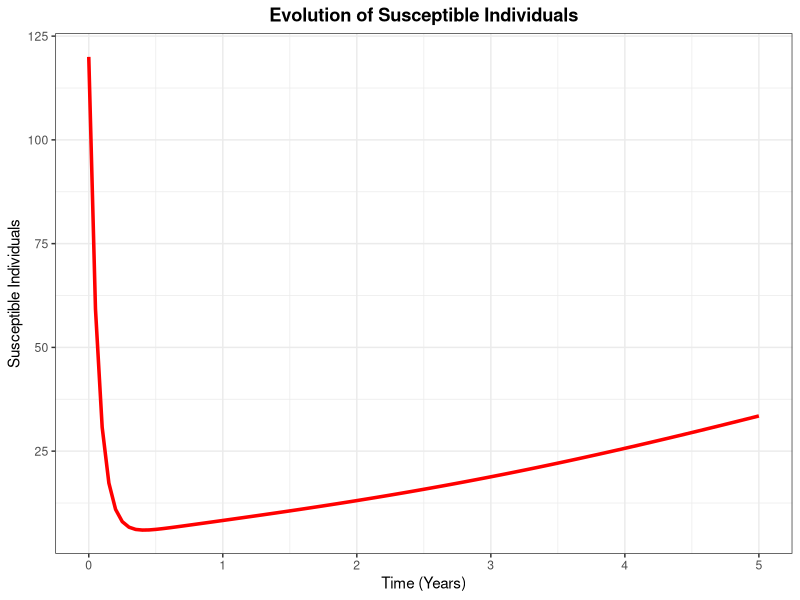
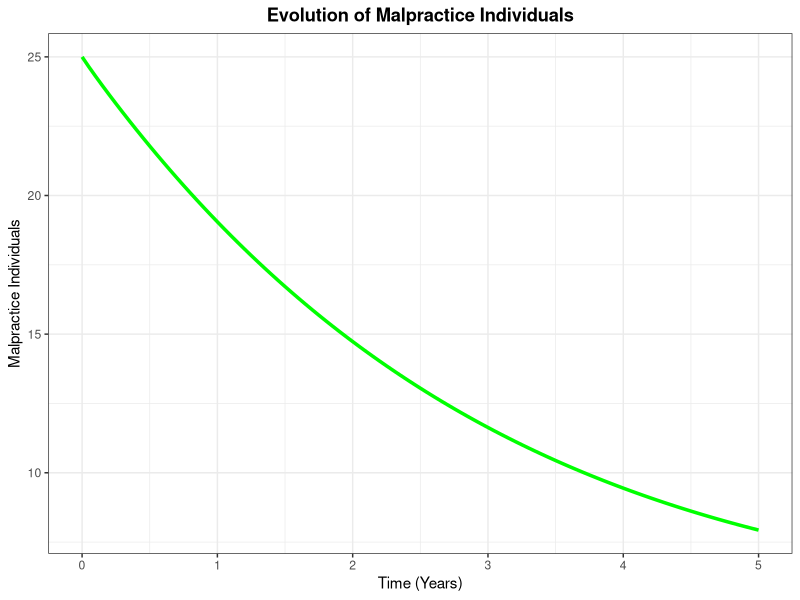
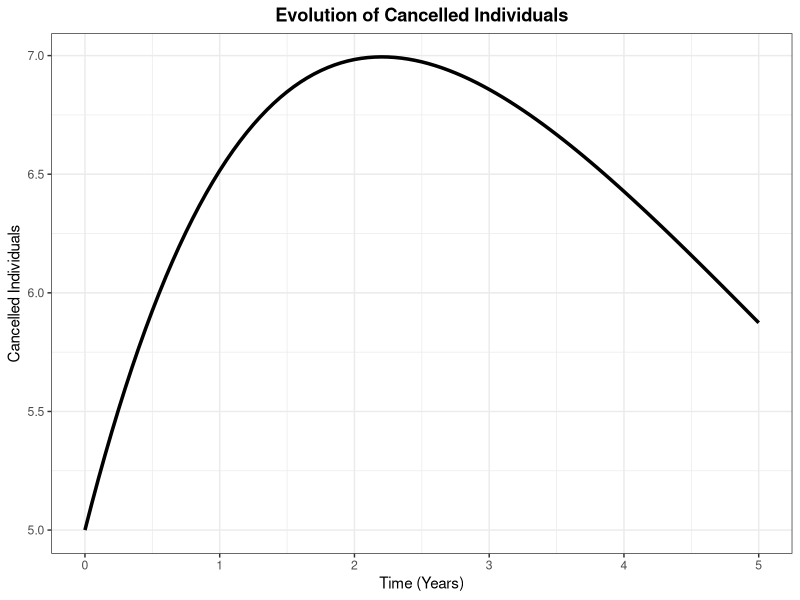
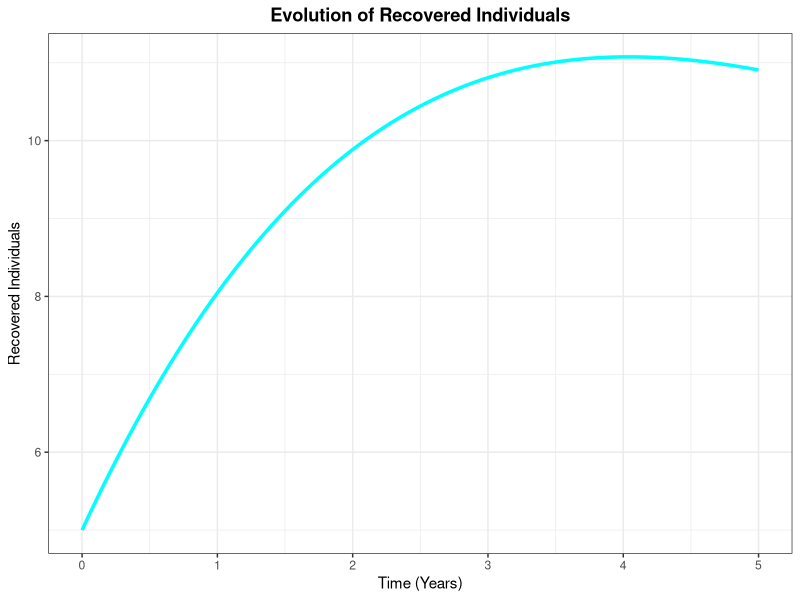
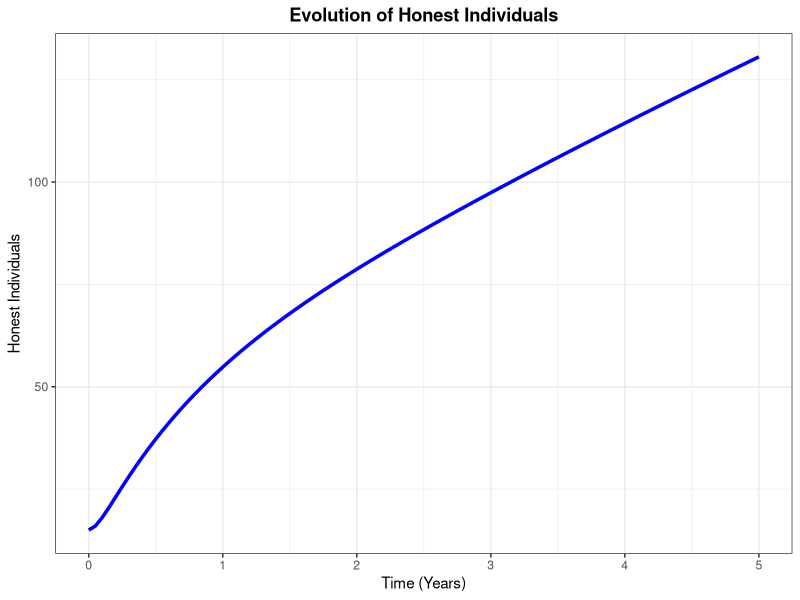
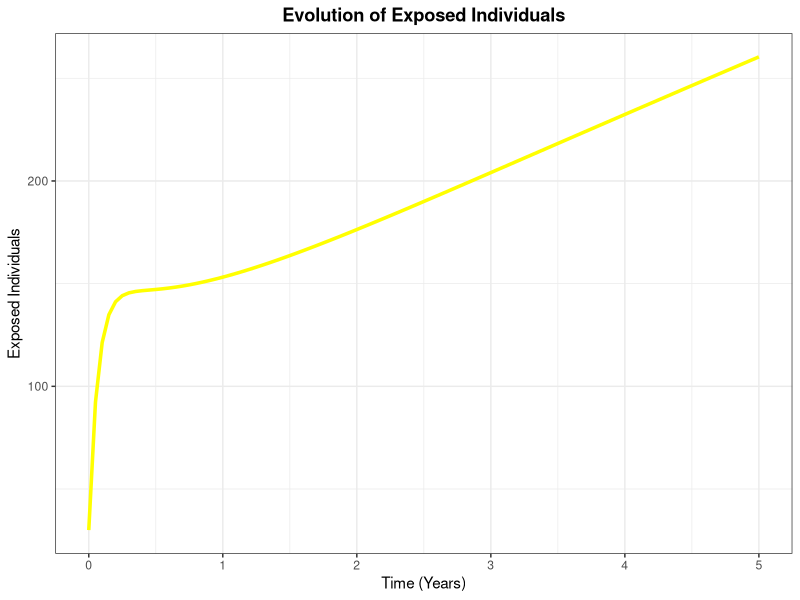
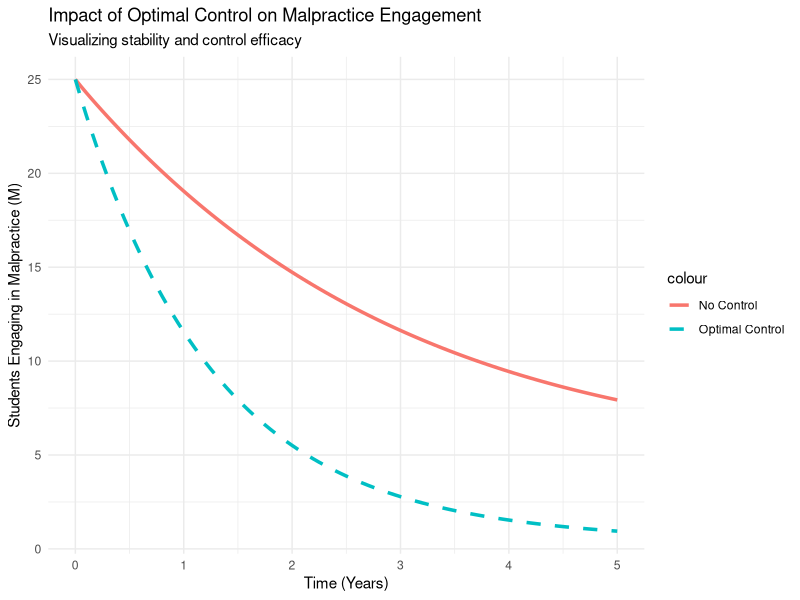
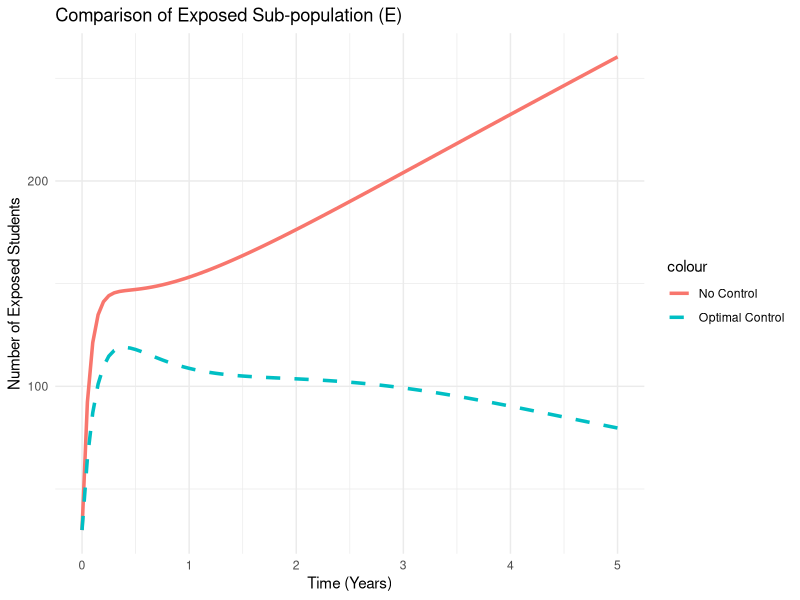

Reproduce these figures in R, in order.
## ---- chunk 1
#Graph one State Variables Evolution
library(deSolve)
library(ggplot2)
library(gridExtra)
library(tidyverse)

#I defined my compartment for my SEHMCR model
malpractice_model <- function(t, state, parameters) {
  with(as.list(c(state, parameters)), {
    
    dS <- Lambda  + omega * H - beta * S * M- mu * S
    dE <- beta * S * M - (tau + sigma + mu) * E
    dM <- sigma * E - (mu + alpha + delta) * M
    dC <- alpha * M - (mu + gamma) * C
    dR <- gamma * C + delta * M - (epsilon + mu) * R
    dH <- tau * E + epsilon * R - omega * H - mu * H
    
    return(list(c(dS, dE, dM, dC, dR, dH)))
  })
}

#  I set my Parameters with inital conditions which was derived from \citep{konlan2025} beta and gamma were assumed
params <- c(Lambda = 50.0, mu = 0.0005, beta = 0.6, omega = 0.9,
            tau = 0.5, sigma = 0.0044, alpha = 0.15, delta = 0.15,
            gamma = 0.3, epsilon = 0.3)

# Initial values from \citep{konlan2025} + Assumed E(0) for your work
initial_state <- c(S = 120, E = 30, M = 25, C = 5, R = 5, H = 15)

# Solve the system for 6 years 
times <- seq(0, 5, by = 0.05)
out <- as.data.frame(ode(y = initial_state, times = times, func = malpractice_model, parms = params))

# other functions to help in plotting 
plot_subpop <- function(data, var, color, title, ylab) {
  ggplot(data, aes_string(x = "time", y = var)) +
    geom_line(color = color, size = 1.2) +
    labs(title = title, x = "Time (Years)", y = ylab) +
    theme_bw() +
    theme(plot.title = element_text(hjust = 0.5, face = "bold"))
}

# Individual state variable evolution is generated 
p2 <- plot_subpop(out, "S", "red", "Evolution of Susceptible Individuals", "Susceptible Individuals")
p1 <- plot_subpop(out, "E", "yellow", "Evolution of Exposed Individuals", "Exposed Individuals")
p3 <- plot_subpop(out, "M", "green", "Evolution of Malpractice Individuals", "Malpractice Individuals")
p4 <- plot_subpop(out, "C", "black", "Evolution of Cancelled Individuals", "Cancelled Individuals")
p5 <- plot_subpop(out, "R", "cyan", "Evolution of Recovered Individuals", "Recovered Individuals")
p6 <- plot_subpop(out, "H", "blue", "Evolution of Honest Individuals", "Honest Individuals")

# 6. Combining Plot for easy access
p7 <- ggplot(out, aes(x = time)) +
  geom_line(aes(y = S, color = "Susceptible")) +
  geom_line(aes(y = E, color = "Exposed")) +
  geom_line(aes(y = M, color = "Engaging")) +
  geom_line(aes(y = C, color = "Cancelled")) +
  geom_line(aes(y = R, color = "Recovered")) +
  geom_line(aes(y = H, color = "Honest")) +
  labs(title = "Evolution of Population Sub-Classes", x = "Time (Years)", y = "Populations") +
  scale_color_manual(values = c("Susceptible"="red", "Exposed"="yellow", "Engaging"="green", 
                               "Cancelled"="black", "Recovered"="cyan", "Honest"="blue")) +
  theme_bw() + theme(legend.title = element_blank())

# Individual plots to be displayed
print(p2) # Fig 2
print(p3) # Fig 3
print(p4) # Fig 4
print(p5)#Fig 5
print(p6) #Fig 6
print(p1)#Fig 1
## ---- chunk 2
#for the optimal control plots
library(deSolve)
library(ggplot2)
library(gridExtra)
library(tidyverse)

# 
malpractice_control <- function(t, state, parameters) {
  with(as.list(c(state, parameters)), {
    # w1, w2, w3 are the controls (0 to 1)
    dS <- Lambda + omega*H- (1-w1)*beta*S*M  - mu*S
    dE <- (1-w1)*beta*S*M - (tau + w2 + sigma + mu)*E
    dM <- sigma*E - (mu + alpha + w3 + delta)*M
    dC <- (alpha + w3)*M - (mu + gamma)*C
    dR <- gamma*C + delta*M - (epsilon + mu)*R
    dH <- (tau + w2)*E + epsilon*R - mu*H- omega*H 
    
    return(list(c(dS, dE, dM, dC, dR, dH)))
  })
}

# initial values of Parameters 
params_base <- c(Lambda = 50.0, mu = 0.0005, beta = 0.6, omega = 0.9,
                 tau = 0.5, sigma = 0.0044, alpha = 0.15, delta = 0.15,
                 gamma = 0.3, epsilon = 0.3, w1=0, w2=0, w3=0)

# Optimal Control Parameters 
params_opt <- params_base
params_opt[c("w1", "w2", "w3")] <- 0.5

# Initial state and time (6 years)
init <- c(S = 120, E = 30, M = 25, C = 5, R = 5, H = 15)
times <- seq(0, 5, by = 0.05)

# Simulate
out_base <- as.data.frame(ode(y = init, times = times, func = malpractice_control, parms = params_base))
out_opt <- as.data.frame(ode(y = init, times = times, func = malpractice_control, parms = params_opt))

# Plotting Comparison for Engaging Class (M)
ggplot() +
  geom_line(data=out_base, aes(x=time, y=M, color="No Control"), size=1.2) +
  geom_line(data=out_opt, aes(x=time, y=M, color="Optimal Control"), linetype="dashed", size=1.2) +
  labs(title="Impact of Optimal Control on Malpractice Engagement",
       subtitle="Visualizing stability and control efficacy",
       x="Time (Years)", y="Students Engaging in Malpractice (M)") +
  theme_minimal()
## ---- chunk 3
library(deSolve)
library(ggplot2)
library(gridExtra)

# Defining the Controlled ODE System 
malpractice_control <- function(t, state, parameters) {
  with(as.list(c(state, parameters)), {
    # w1: Preventive, w2: Detective, w3: Corrective
    dS <- Lambda - (1-w1)*beta*S*M + omega*H - mu*S
    dE <- (1-w1)*beta*S*M - (tau + w2 + sigma + mu)*E
    dM <- sigma*E - (mu + alpha + w3 + delta)*M
    dC <- (alpha + w3)*M - (mu + gamma)*C
    dR <- gamma*C + delta*M - (epsilon + mu)*R
    dH <- (tau + w2)*E + epsilon*R - omega*H - mu*H
    return(list(c(dS, dE, dM, dC, dR, dH)))
  })
}

 
#initial values of Parameters 
params_base <- c(Lambda = 50.0, mu = 0.0005, beta = 0.6, omega = 0.9,
                 tau = 0.5, sigma = 0.0044, alpha = 0.15, delta = 0.15,
                 gamma = 0.3, epsilon = 0.3, w1=0, w2=0, w3=0)

# 50% Control Intensity 
params_opt <- params_base
params_opt[c("w1", "w2", "w3")] <- 0.5

initial_state <- c(S = 120, E = 30, M = 25, C = 5, R = 5, H = 15)
times <- seq(0, 5, by = 0.05)

# 3. Simulate both scenarios
out_no_ctrl <- as.data.frame(ode(y = initial_state, times = times, func = malpractice_control, parms = params_base))
out_opt_ctrl <- as.data.frame(ode(y = initial_state, times = times, func = malpractice_control, parms = params_opt))

# 4. Visualization for Exposed (E) Compartment
p_exposed <- ggplot() +
  geom_line(data=out_no_ctrl, aes(x=time, y=E, color="No Control"), size=1.2) +
  geom_line(data=out_opt_ctrl, aes(x=time, y=E, color="Optimal Control"), linetype="dashed", size=1.2) +
  labs(title="Comparison of Exposed Sub-population (E)", x="Time (Years)", y="Number of Exposed Students") +
  theme_minimal()

# 5. Visualization for Cancelled (C) Compartment
p_cancelled <- ggplot() +
  geom_line(data=out_no_ctrl, aes(x=time, y=C, color="No Control"), size=1.2) +
  geom_line(data=out_opt_ctrl, aes(x=time, y=C, color="Optimal Control"), linetype="dashed", size=1.2) +
  labs(title="Comparison of Cancelled Results (C)", x="Time (Years)", y="Students with Cancelled Results") +
  theme_minimal()

print(p_exposed)
print(p_cancelled)
## ---- chunk 4
library(deSolve)
library(ggplot2)

# 1. Defining the Controlled ODE System 
malpractice_control <- function(t, state, parameters) {
  with(as.list(c(state, parameters)), {
    # w1: Preventive, w2: Detective, w3: Corrective
    dS <- Lambda - (1-w1)*beta*S*M + omega*H - mu*S
    dE <- (1-w1)*beta*S*M - (tau + w2 + sigma + mu)*E
    dM <- sigma*E - (mu + alpha + w3 + delta)*M
    dC <- (alpha + w3)*M - (mu + gamma)*C
    dR <- gamma*C + delta*M - (epsilon + mu)*R
    dH <- (tau + w2)*E + epsilon*R - omega*H - mu*H
    return(list(c(dS, dE, dM, dC, dR, dH)))
  })
}

# 2. Parameters and Initial Conditions 
params_base <- c(Lambda = 50.0, mu = 0.0005, beta = 0.6, omega = 0.9,
                 tau = 0.5, sigma = 0.0044, alpha = 0.15, delta = 0.15,
                 gamma = 0.3, epsilon = 0.3, w1=0, w2=0, w3=0)

# Scenario: 50% Control Intensity for Optimal Control
params_opt <- params_base
params_opt[c("w1", "w2", "w3")] <- 0.5

initial_state <- c(S = 120, E = 30, M = 25, C = 5, R = 5, H = 15)
times <- seq(0, 6, by = 0.05)

# 3. Solve for both scenarios
out_no_ctrl <- as.data.frame(ode(y = initial_state, times = times, func = malpractice_control, parms = params_base))
out_opt_ctrl <- as.data.frame(ode(y = initial_state, times = times, func = malpractice_control, parms = params_opt))

# 4. Graph 1: Comparison for Exposed (E) Compartment
ggplot() +
  geom_line(data=out_no_ctrl, aes(x=time, y=E, color="No Control"), size=1.2) +
  geom_line(data=out_opt_ctrl, aes(x=time, y=E, color="Optimal Control"), linetype="dashed", size=1.2) +
  labs(title="Comparison of Exposed Sub-population (E)", 
       subtitle="Impact of Preventive (w1) and Detective (w2) Controls",
       x="Time (Years)", y="Exposed Students") +
  theme_minimal()

# 5. Graph 2: Comparison for Cancelled (C) Compartment
ggplot() +
  geom_line(data=out_no_ctrl, aes(x=time, y=C, color="No Control"), size=1.2) +
  geom_line(data=out_opt_ctrl, aes(x=time, y=C, color="Optimal Control"), linetype="dashed", size=1.2) +
  labs(title="Comparison of Cancelled Results (C)", 
       subtitle="Impact of Corrective Control (w3)",
       x="Time (Years)", y="Students with Cancelled Results") +
  theme_minimal()
## ---- chunk 5
library(deSolve)
library(ggplot2)

# 1. Defining the Controlled ODE System 
malpractice_control <- function(t, state, parameters) {
  with(as.list(c(state, parameters)), {
    # w1: Preventive, w2: Detective, w3: Corrective
    dS <- Lambda - (1-w1)*beta*S*M + omega*H - mu*S
    dE <- (1-w1)*beta*S*M - (tau + w2 + sigma + mu)*E
    dM <- sigma*E - (mu + alpha + w3 + delta)*M
    dC <- (alpha + w3)*M - (mu + gamma)*C
    dR <- gamma*C + delta*M - (epsilon + mu)*R
    dH <- (tau + w2)*E + epsilon*R - omega*H - mu*H
    return(list(c(dS, dE, dM, dC, dR, dH)))
  })
}

# 2. Parameters and Initial Conditions
params_base <- c(Lambda = 50.0, mu = 0.0005, beta = 0.6, omega = 0.9,
                 tau = 0.5, sigma = 0.0044, alpha = 0.15, delta = 0.15,gamma = 0.3, epsilon = 0.3, w1=0, w2=0, w3=0)

# Scenario: 50% Control Intensity (w1, w2, w3 = 0.5)
params_opt <- params_base
params_opt[c("w1", "w2", "w3")] <- 0.5

initial_state <- c(S = 120, E = 30, M = 25, C = 5, R = 5, H = 15)
times <- seq(0, 6, by = 0.05)

# 3. Here we Solve for No Control and Optimal Control
out_no_ctrl <- as.data.frame(ode(y = initial_state, times = times, func = malpractice_control, parms = params_base))
out_opt_ctrl <- as.data.frame(ode(y = initial_state, times = times, func = malpractice_control, parms = params_opt))


# 4. This is for the Graphing: Comparison for Honest (H) Compartment
ggplot() +
  geom_line(data=out_no_ctrl, aes(x=time, y=H, color="No Control"), size=1.2) +
  geom_line(data=out_opt_ctrl, aes(x=time, y=H, color="Optimal Control"), linetype="dashed", size=1.2) +
  labs(title="Comparison of Honest Student Population (H)", 
       subtitle="Impact of Detective (w2) and Corrective (w3) Controls",
       x="Time (Years)", y="Number of Honest Students") +
  theme_minimal() +
  scale_color_manual(values = c("No Control" = "darkgreen", "Optimal Control" = "blue"))
## ---- chunk 6
#For the sensitivity Analysis
sensitivity_indices <- function(p) {
  sig <- p["sigma"]; tau <- p["tau"]; mu <- p["mu"]
  alp <- p["alpha"]; del <- p["delta"]
  A <- sig + tau + mu;  B <- alp + del + mu
  c(
    beta   =  1,
    Lambda =  1,
    sigma  =  B / (A + B),
    tau    = -tau / A,
    alpha  = -alp / B,
    delta  = -del / B,
    mu     = -1 - mu/A - mu/B
  )
}

si <- sensitivity_indices(params)
si_df <- data.frame(
  param = names(si),
  index = as.numeric(si),
  direction = ifelse(as.numeric(si) > 0, "Positive", "Negative")
)

ggplot(si_df, aes(x = reorder(param, index), y = index, fill = direction)) +
  geom_bar(stat = "identity", width = 0.6) +
  coord_flip() +
  scale_fill_manual(values = c("Positive" = "steelblue", "Negative" = "firebrick")) +
  labs(title = "Sensitivity indices of R0",
       x = "Parameter", y = "Normalised sensitivity index",
       fill = "Impact") +
  theme_minimal(base_size = 12)
